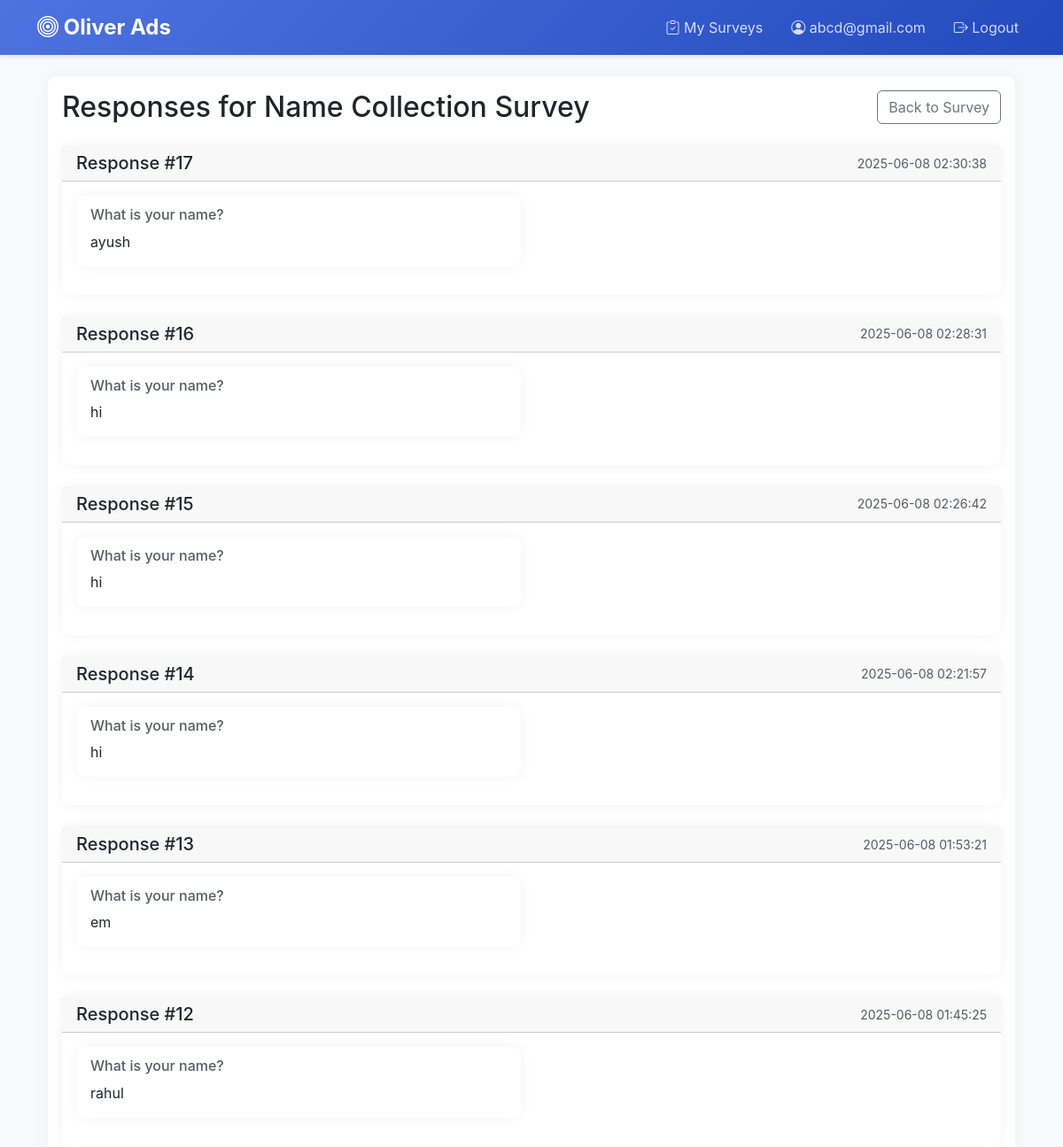
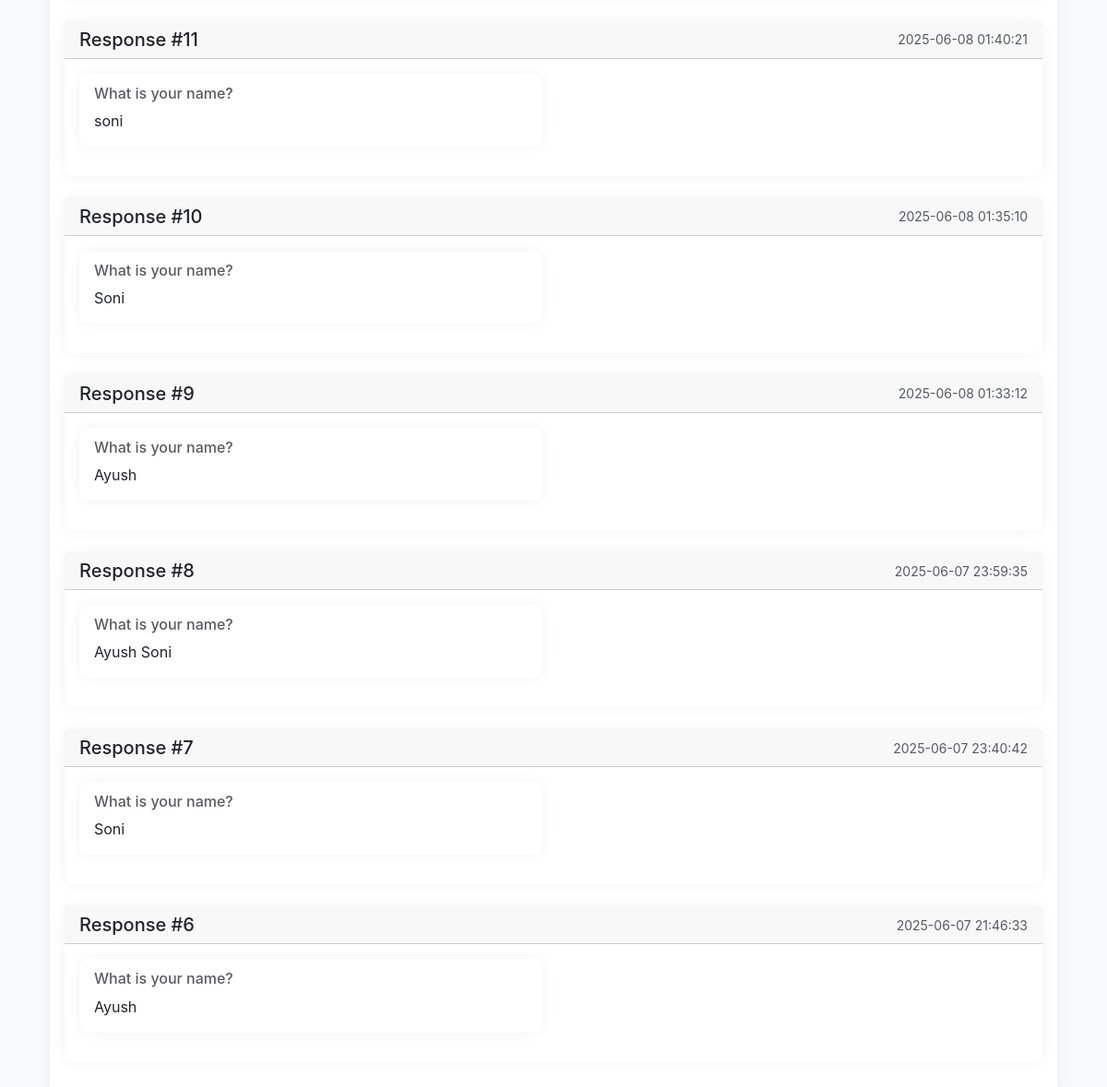
/surveys/4/responses (signed in), run on the app's committed database (2 pictures, top to bottom).
### models.py (models this page shows, shortened)
class User(UserMixin, db.Model):
    id = db.Column(db.Integer, primary_key=True)
    username = db.Column(db.String(80), unique=True, nullable=False)
    password_hash = db.Column(db.String(128))
    is_admin = db.Column(db.Boolean, default=False)
    created_at = db.Column(db.DateTime, default=datetime.utcnow)

class Survey(db.Model):
    id = db.Column(db.Integer, primary_key=True)
    title = db.Column(db.String(200), nullable=False)
    description = db.Column(db.Text)
    creator_id = db.Column(db.Integer, db.ForeignKey('user.id'), nullable=False)
    created_at = db.Column(db.DateTime, default=datetime.utcnow)
    is_active = db.Column(db.Boolean, default=True)
    creator = db.relationship('User', backref=db.backref('surveys', lazy=True))
    questions = db.relationship('Question', backref='survey', lazy=True, cascade='all, delete-orphan')
    responses = db.relationship('SurveyResponse', backref='survey', lazy=True, cascade='all, delete-orphan')
    postback_configs = db.relationship('PostbackConfig', backref='survey', lazy=True, cascade='all, delete-orphan')
    who_merged = db.Column(MutableDict.as_mutable(JSON), default=dict)
    merged_user_data = db.Column(MutableList.as_mutable(JSON), default=list)

class SurveyResponse(db.Model):
    id = db.Column(db.Integer, primary_key=True)
    survey_id = db.Column(db.Integer, db.ForeignKey('survey.id'), nullable=False)
    respondent_id = db.Column(db.Integer, db.ForeignKey('user.id'), nullable=True)
    created_at = db.Column(db.DateTime, default=datetime.utcnow)
    respondent = db.relationship('User', backref=db.backref('responses', lazy=True))
    answers = db.relationship('Answer', backref='response', lazy=True, cascade='all, delete-orphan')

class Answer(db.Model):
    id = db.Column(db.Integer, primary_key=True)
    response_id = db.Column(db.Integer, db.ForeignKey('survey_response.id'), nullable=False)
    question_id = db.Column(db.Integer, db.ForeignKey('question.id'), nullable=False)
    answer_text = db.Column(db.Text, nullable=False)
    created_at = db.Column(db.DateTime, default=datetime.utcnow)

class Question(db.Model):
    id = db.Column(db.Integer, primary_key=True)
    survey_id = db.Column(db.Integer, db.ForeignKey('survey.id'), nullable=False)
    question_text = db.Column(db.Text, nullable=False)
    question_type = db.Column(db.String(20), nullable=False)  # text, multiple_choice, checkbox
    options = db.Column(db.Text)  # JSON string for multiple choice and checkbox options
    is_required = db.Column(db.Boolean, default=False)
    order = db.Column(db.Integer, default=0)
    answers = db.relationship('Answer', backref='question', lazy=True, cascade='all, delete-orphan')

### app.py (the view)
@app.route('/surveys/<int:survey_id>/responses')
@login_required
def view_responses(survey_id):
    survey = Survey.query.get_or_404(survey_id)
    if survey.creator_id != current_user.id and not current_user.is_admin:
        flash('You do not have permission to view these responses')
        return redirect(url_for('surveys'))
    return render_template('survey_responses.html', survey=survey)

### app.py (called while the page is built)
@login_manager.user_loader
def load_user(user_id):
    return User.query.get(int(user_id))

### templates/survey_responses.html (shortened to what this page needs)
{% extends "base.html" %}
{% block content %}
<div class="container mt-4">
    <div class="row">
        <div class="col-12">
            <div class="card">
                <div class="card-body">
                    <div class="d-flex justify-content-between align-items-center mb-4">
                        <h2 class="card-title mb-0">Responses for {{ survey.title }}</h2>
                        <a href="{{ url_for('view_survey', survey_id=survey.id) }}" class="btn btn-outline-secondary">
                             Back to Survey
                        </a>
                    </div>
                    {% if survey.responses %}
                        {% for response in survey.responses|sort(attribute='created_at', reverse=true) %}
                            <div class="card mb-4">
                                <div class="card-header">
                                    <div class="d-flex justify-content-between align-items-center">
                                        <h5 class="mb-0">Response #{{ response.id }}</h5>
                                        <small class="text-muted">{{ response.created_at.strftime('%Y-%m-%d %H:%M:%S') }}</small>
                                    </div>
                                </div>
                                <div class="card-body">
                                    <div class="row">
                                        {% for answer in response.answers %}
                                            <div class="col-md-6 mb-3">
                                                <div class="card h-100">
                                                    <div class="card-body">
                                                        <h6 class="card-subtitle mb-2 text-muted">{{ answer.question.question_text }}</h6>
                                                        <p class="card-text">
                                                            {% if answer.question.question_type == 'checkbox' %}
                                                                {% set answer_list = answer.answer_text|from_json %}
                                                                {% for option in answer_list %}
                                                                    <span class="badge bg-primary me-1">{{ option }}</span>
                                                                {% endfor %}
                                                            {% else %}
                                                                {{ answer.answer_text }}
                                                            {% endif %}
                                                        </p>
                                                    </div>
                                                </div>
                                            </div>
                                        {% endfor %}
                                    </div>
                                </div>
                            </div>
                        {% endfor %}
                    {% else %}
                        <div class="alert alert-info">
                            <i class="fas fa-info-circle"></i> No responses have been submitted yet.
                        </div>
                    {% endif %}
                </div>
            </div>
        </div>
    </div>
</div>
{% endblock %}

### templates/base.html (shortened to what this page needs)
<!DOCTYPE html>
<html lang="en">
<head>
    <link href="https://cdn.jsdelivr.net/npm/bootstrap@5.3.0/dist/css/bootstrap.min.css" rel="stylesheet">
    <link rel="stylesheet" href="https://cdn.jsdelivr.net/npm/bootstrap-icons@1.11.0/font/bootstrap-icons.css">
</head>
<body>
    <nav class="navbar navbar-expand-lg navbar-dark">
        <div class="container">
            <a class="navbar-brand" href="{{ url_for('index') }}">
                <i class="bi bi-bullseye"></i> Oliver Ads
            </a>
            {% if current_user.is_authenticated %}
            <div class="navbar-nav ms-auto">
                <a class="nav-link me-3" href="{{ url_for('surveys') }}">
                    <i class="bi bi-clipboard-check"></i> My Surveys
                </a>
                <span class="nav-link me-3">
                    <i class="bi bi-person-circle"></i> {{ current_user.username }}
                </span>
                <a class="nav-link" href="{{ url_for('logout') }}">
                    <i class="bi bi-box-arrow-right"></i> Logout
                </a>
            </div>
            {% endif %}
        </div>
    </nav>
    <div class="container">
        {% block content %}{% endblock %}
    </div>
</body>
</html>

### templates/base.html (style rules this page uses)
:root { --primary-color: #4e73df; --secondary-color: #1cc88a; --dark-color: #5a5c69; }
body { background-color: #f8f9fa; font-family: 'Nunito', -apple-system, BlinkMacSystemFont, "Segoe UI", Roboto, "Helvetica Neue", Arial, sans-serif; }
.navbar { background: linear-gradient(135deg, var(--primary-color), #224abe) !important; box-shadow: 0 2px 4px rgba(0,0,0,0.1); }
.navbar-brand { font-weight: 700; font-size: 1.5rem; }
.card { border: none; border-radius: 10px; box-shadow: 0 0 15px rgba(0,0,0,0.05); transition: transform 0.2s; }
.nav-link { color: rgba(255,255,255,0.8) !important; transition: color 0.2s; }

### data on the page
User: username "abcd@gmail.com"
Survey: title "Name Collection Survey"
SurveyResponse: id "17", created_at "2025-06-08 02:30:38"
Answer: question.question_text "What is your name?", answer_text "ayush"
SurveyResponse: id "16", created_at "2025-06-08 02:28:31"
Answer: question.question_text "What is your name?", answer_text "hi"
SurveyResponse: id "15", created_at "2025-06-08 02:26:42"
Answer: question.question_text "What is your name?", answer_text "hi"
SurveyResponse: id "14", created_at "2025-06-08 02:21:57"
Answer: question.question_text "What is your name?", answer_text "hi"
SurveyResponse: id "13", created_at "2025-06-08 01:53:21"
Answer: question.question_text "What is your name?", answer_text "em"
SurveyResponse: id "12", created_at "2025-06-08 01:45:25"
Answer: question.question_text "What is your name?", answer_text "rahul"
SurveyResponse: id "11", created_at "2025-06-08 01:40:21"
Answer: question.question_text "What is your name?", answer_text "soni"
SurveyResponse: id "10", created_at "2025-06-08 01:35:10"
Answer: question.question_text "What is your name?", answer_text "Soni"
SurveyResponse: id "9", created_at "2025-06-08 01:33:12"
Answer: question.question_text "What is your name?", answer_text "Ayush"
SurveyResponse: id "8", created_at "2025-06-07 23:59:35"
Answer: question.question_text "What is your name?", answer_text "Ayush Soni"
SurveyResponse: id "7", created_at "2025-06-07 23:40:42"
Answer: question.question_text "What is your name?", answer_text "Soni"
SurveyResponse: id "6", created_at "2025-06-07 21:46:33"
Answer: question.question_text "What is your name?", answer_text "Ayush"
